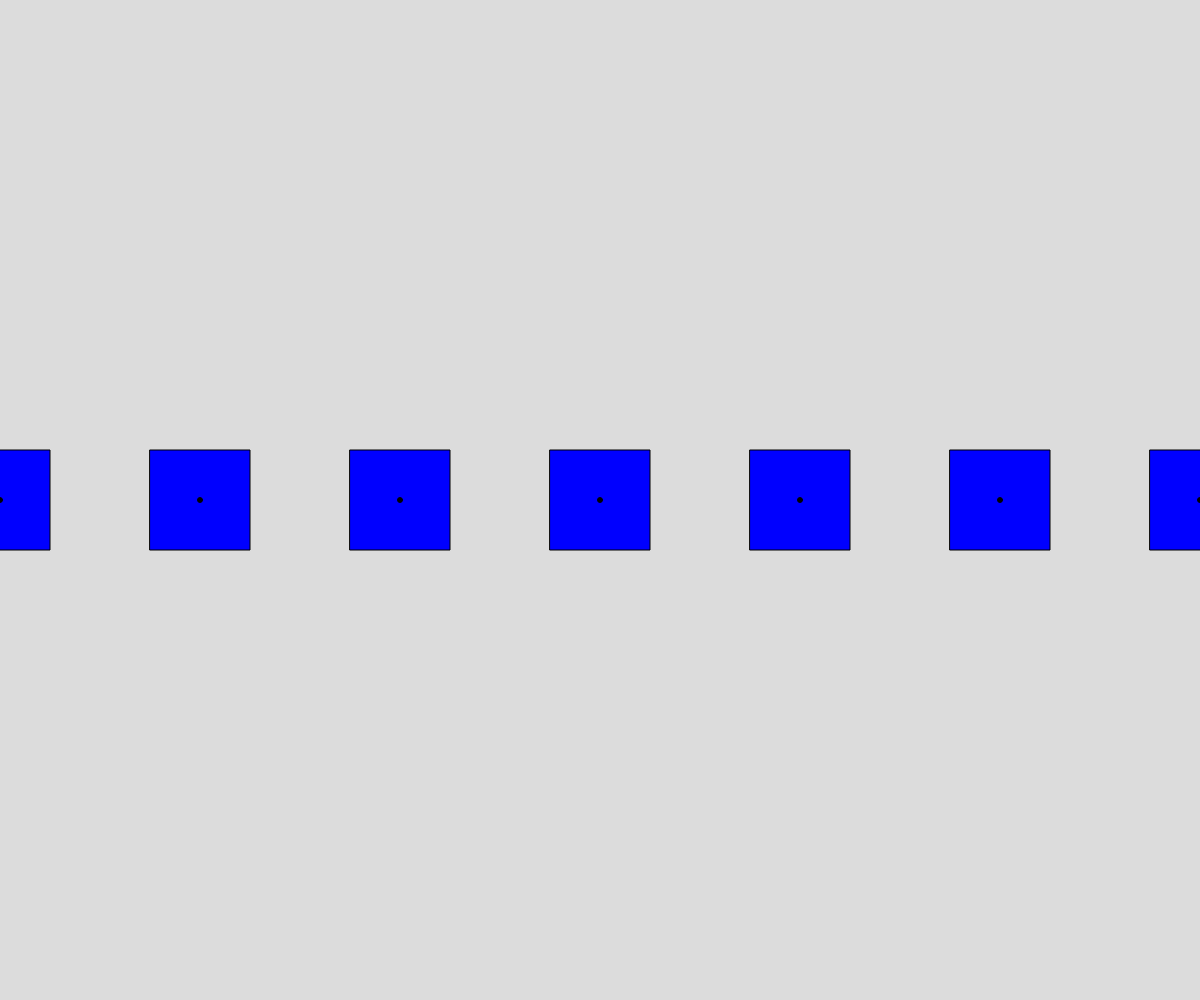
Frame 1 (no input)
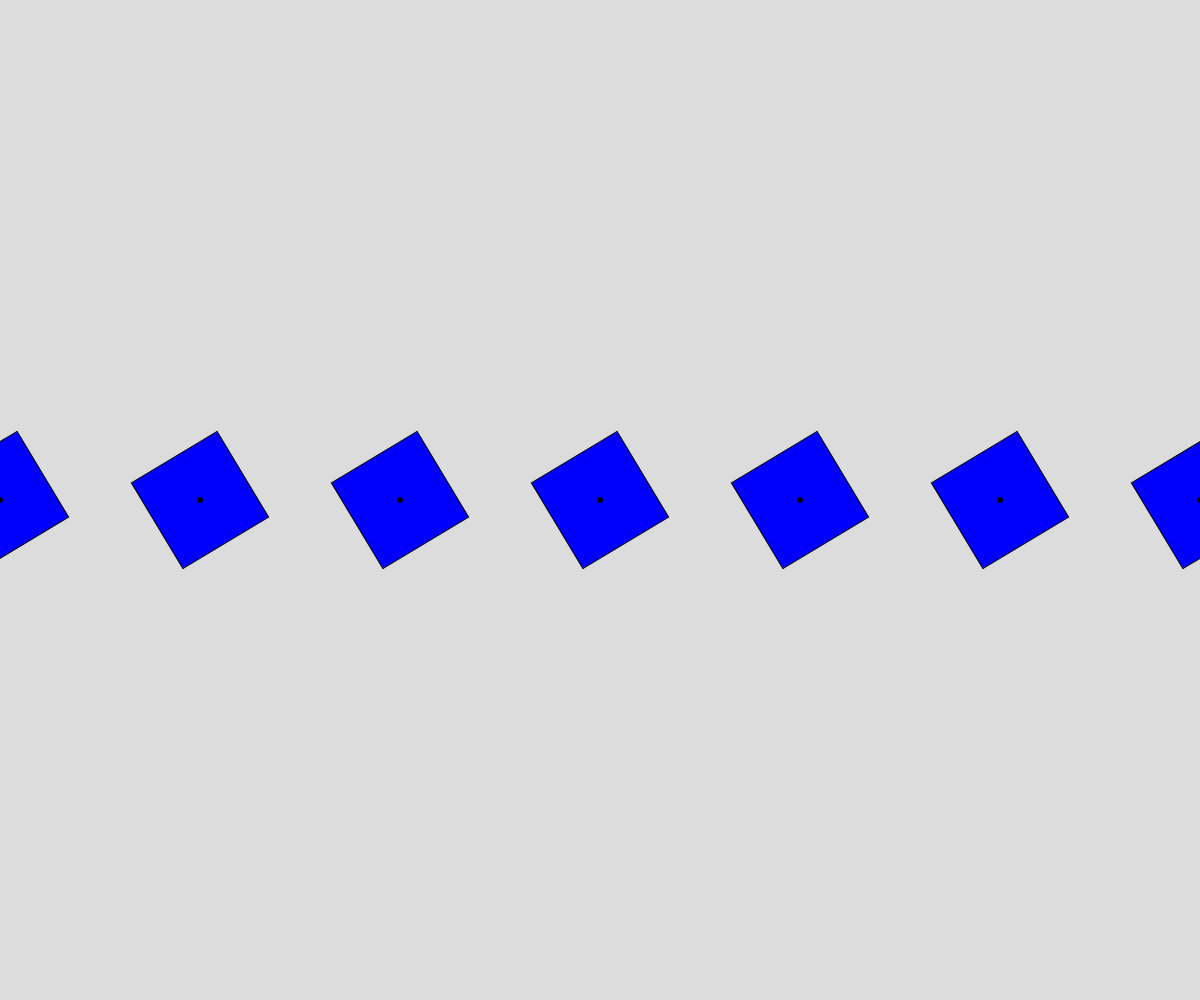
Frame 60 (no input)
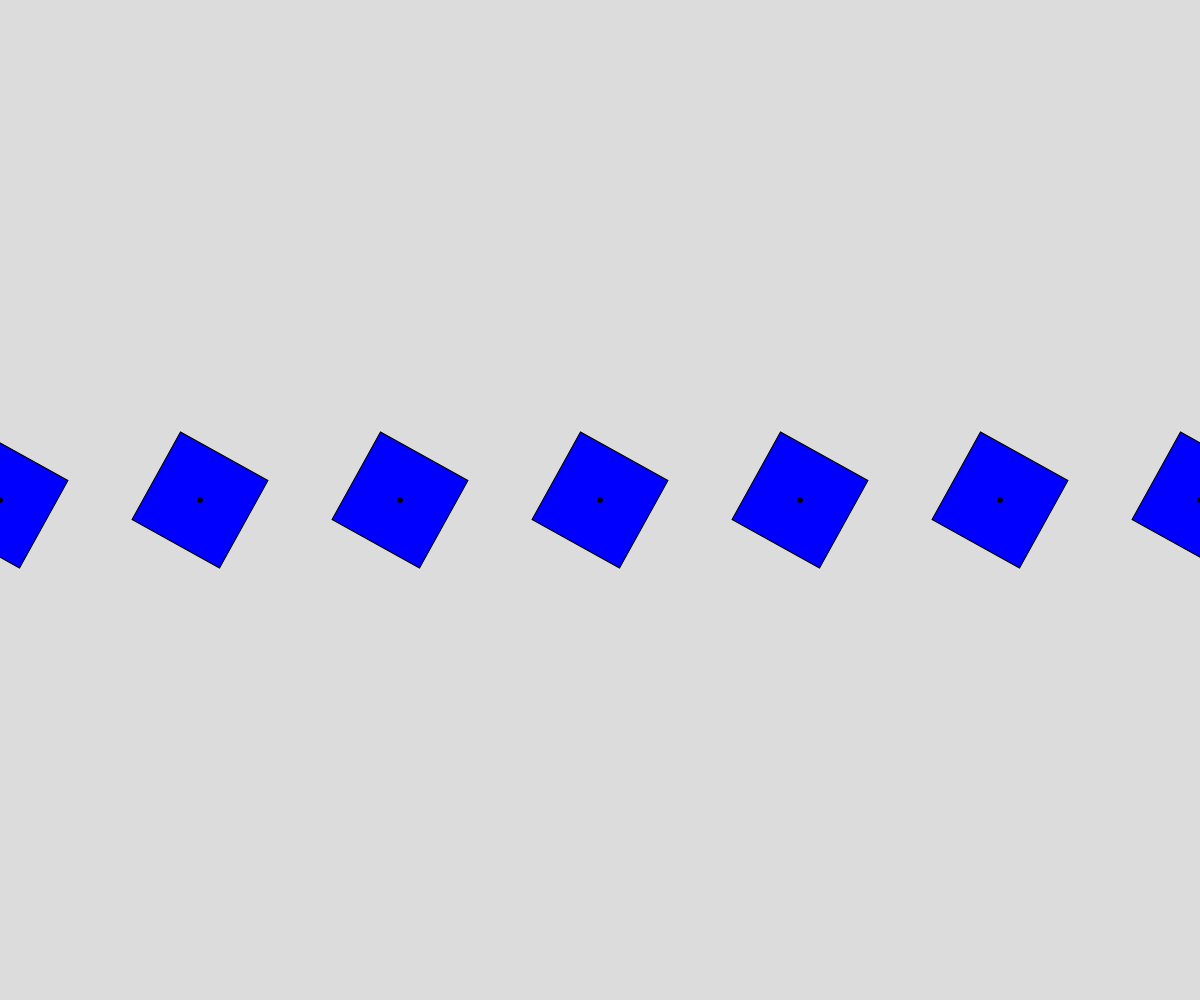
Frame 120 (the mouse pressed at the canvas centre since frame 60)

The p5.js sketch that drew these frames (run headless with seeded random() and noise() and a simulated clock; from frame 60 on, the mouse is pressed at the canvas centre):

// p5.js sketch
// ── sketch.js
let drehwinkel=0;

function setup() {
  createCanvas(windowWidth, windowHeight);
  angleMode(DEGREES);
}

function draw() {
  background(220);

  rectMode(CENTER);
 


  for(let i=0;i<10;i=i+1){
    //jedes Rechteck individuell drehen
    //das heisst, jedes hat seinen Drehmittelpunkt 
    //wo ist der ??
    push();
    translate(i*200, height/2);
    rotate(drehwinkel);
    fill(0,0,255);
    rect(0, 0, 100,100);
    pop();

    fill(0);
    ellipse(i*200, height/2, 5);
  }

  drehwinkel=drehwinkel+1;
}
